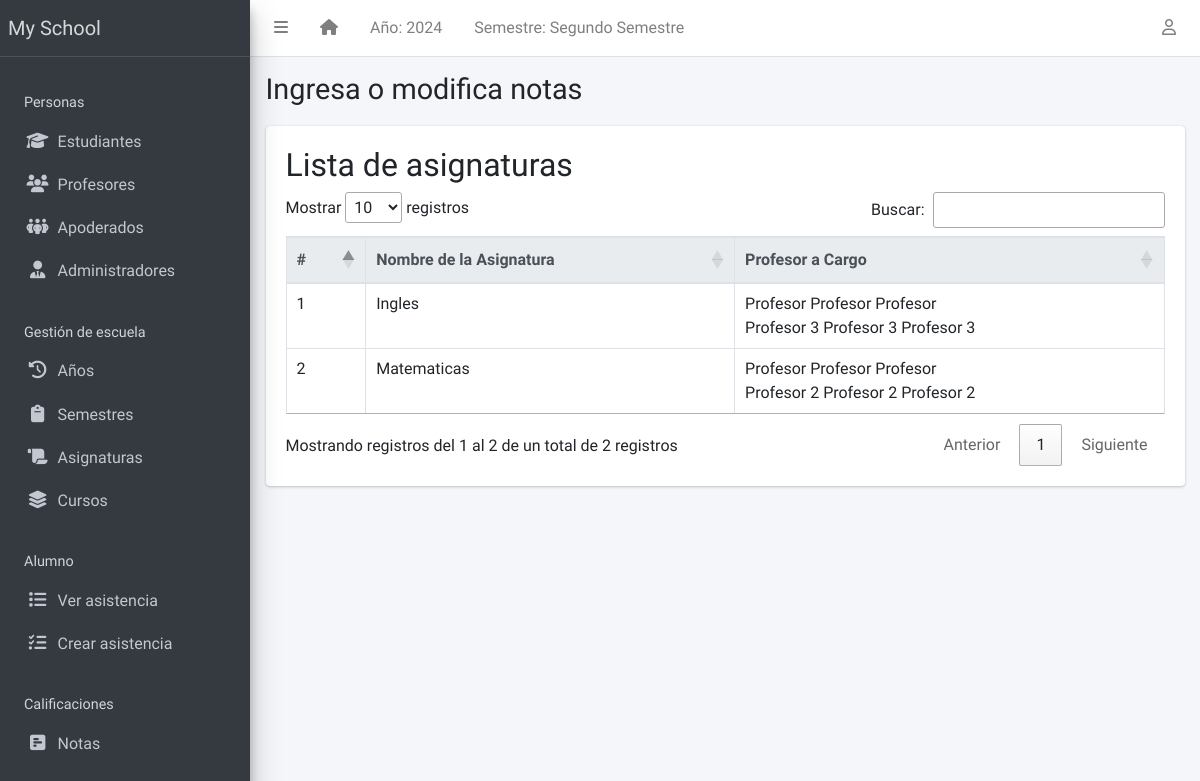
Screenshot of /result/subject_list/ with the database file from the repository.
### apps/corecode/models.py (models this page shows, shortened)
class AcademicSession(models.Model):
    name = models.CharField(max_length=200, unique=True)
    current = models.BooleanField(default=True)
    class Meta:
        ordering = ["-name"]

class AcademicTerm(models.Model):
    name = models.CharField(max_length=20, unique=True)
    current = models.BooleanField(default=True)
    class Meta:
        ordering = ["name"]

class SiteConfig(models.Model):
    key = models.SlugField()
    value = models.CharField(max_length=200)

class Subject(models.Model):
    name = models.CharField(max_length=200, unique=True, verbose_name="Nombre")
    class Meta:
        ordering = ["name"]

### apps/teachers/models.py (models this page shows, shortened)
class Teacher(models.Model):
    STATUS = [("activo", "Activo"), ("inactivo", "Inactivo")]
    GENDER = [("masculino", "Masculino"), ("femenino", "Femenino")]
    rut_regex = RegexValidator(
        regex=r"^\d{1,2}\d{3}\d{3}-[0-9kK]{1}$",
        message="El RUT debe estar en el formato 'XXXXXXXX-X'"
    )
    rut = models.CharField(max_length=12, unique=True, validators=[rut_regex], blank=True)
    estado = models.CharField(max_length=10, choices=STATUS, default="activo")
    apellido_paterno = models.CharField(max_length=200)
    apellido_materno = models.CharField(max_length=200)
    nombres = models.CharField(max_length=200, blank=True)
    sexo = models.CharField(max_length=10, choices=GENDER, default="masculino")
    fecha_nacimiento = models.DateField(default=timezone.now)
    fecha_admision = models.DateField(default=timezone.now)
    telefono_regex = RegexValidator(
        regex="^[0-9]{9,15}$", message="El número de teléfono no tiene el formato correcto."
    )
    telefono = models.CharField(
        validators=[telefono_regex], max_length=15, blank=True
    )
    direccion = models.TextField(blank=True)
    observaciones = models.TextField(blank=True)
    email = models.EmailField(
        max_length=254, unique=True, validators=[EmailValidator()],
        blank=True, null=True
    )
    foto = models.ImageField(blank=True, upload_to="students/fotos/")
    subjects = models.ManyToManyField(Subject, related_name="teachers", blank=True)
    class Meta:
        ordering = ["apellido_paterno", "apellido_materno", "nombres"]

### apps/result/views.py (the view)
# urls.py: path('subject_list/', subject_list, name='subject_list'),
def subject_list(request):
    subjects = Subject.objects.prefetch_related('teachers').all()
    return render(request, 'result/subject_list.html', {'subjects': subjects})

### apps/corecode/context_processors.py (called while the page is built)
def site_defaults(request):
    current_session = AcademicSession.objects.get(current=True)
    current_term = AcademicTerm.objects.get(current=True)
    vals = SiteConfig.objects.all()
    contexts = {
        "current_session": current_session.name,
        "current_term": current_term.name,
    }
    for val in vals:
        contexts[val.key] = val.value
    return contexts

### apps/templatetags/user_groups.py (called while the page is built)
@register.filter
def in_group(user, group_id):
    return user.groups.filter(id=group_id).exists()

### apps/result/templates/result/subject_list.html (shortened to what this page needs)
{% extends 'base.html' %}
{% block title %}Ingresa o modifica notas{% endblock title %}
{% block content %}
<h2>Lista de asignaturas</h2>
<div class="table-responsive">
  <table id="subjectTable" class="table table-bordered table-hover" data-page-length='10'>
    <thead class="thead-light">
      <tr>
        <th>#</th>
        <th>Nombre de la Asignatura</th>
        <th>Profesor a Cargo</th>
      </tr>
    </thead>
    <tbody>
      {% for subject in subjects %}
        <tr class="clickable-row" data-href="{% url 'create_result' subject.id %}">
          <td>{{ forloop.counter }}</td>
          <td>{{ subject.name }}</td>
          <td>
            {% for teacher in subject.teachers.all %}
              {{ teacher.nombres }} {{ teacher.apellido_paterno }} {{ teacher.apellido_materno }}
              {% if not forloop.last %}<br>{% endif %}
            {% empty %}
              Sin profesor asignado
            {% endfor %}
          </td>
        </tr>
      {% endfor %}
    </tbody>
  </table>
</div>
{% endblock content %}
{% block morejs %}
<link rel="stylesheet" href="//cdn.datatables.net/1.10.25/css/jquery.dataTables.min.css"/>
{% endblock morejs %}

### templates/base.html (shortened to what this page needs)
{% load static %}
{% load custom_templatetag %}
<!DOCTYPE html>
<html lang="en">
<head>
  <link rel="stylesheet" href="https://cdnjs.cloudflare.com/ajax/libs/dropzone/5.9.3/dropzone.min.css">
  <link rel="stylesheet" href="https://cdnjs.cloudflare.com/ajax/libs/font-awesome/6.6.0/css/all.min.css" />
  <link rel="stylesheet"
    href="{% static 'plugins/overlayScrollbars/css/OverlayScrollbars.min.css' %}">
  <link rel="stylesheet" href="{% static 'plugins/Datatables/datatables.min.css' %}" />
  <link rel="stylesheet" href="{% static 'dist/css/adminlte.min.css' %}">
</head>
<body
  class="hold-transition sidebar-mini layout-fixed layout-navbar-fixed layout-footer-fixed">
  <div class="wrapper">
    <nav class="main-header navbar navbar-expand navbar-white navbar-light">
      <ul class="navbar-nav">
        <li class="nav-item">
          <a class="nav-link" data-widget="pushmenu" href="#" role="button"><i
              class="fas fa-bars"></i></a>
        </li>
        <li class="nav-item d-none d-sm-inline-block">
          <a href="{% url 'home' %} " class="nav-link"><i class="fa fa-home"></i></a>
        </li>
        <li class="nav-item d-none d-sm-inline-block">
          <a href="{% url 'current-session' %}" class="nav-link">Año: {{ current_session }}</a>
        </li>
        <li class="nav-item d-none d-sm-inline-block">
          <a href="{% url 'current-session' %}" class="nav-link">Semestre: {{ current_term }}</a>
        </li>
      </ul>
      <ul class="navbar-nav ml-auto">
        <li class="nav-item dropdown">
          <a class="nav-link" data-toggle="dropdown" href="#">
            <i class="far fa-user"></i>
          </a>
        </li>
      </ul>
    </nav>
    <aside class="main-sidebar sidebar-dark-primary elevation-4">
      <a href="{% url 'home' %}" class="brand-link">{{ school_name | default:"MySchool" }}</a>
      <div class="sidebar">
        <nav class="mt-2">
          <ul class="nav nav-pills nav-sidebar flex-column" data-widget="treeview" role="menu" data-accordion="false">
            <li class="nav-header" style="padding: 1.7rem 1rem .5rem;">Personas</li>
            <li class="nav-item">
              <a href="{% url 'student-list' %}" class="nav-link">
                <i class="nav-icon fas fa-graduation-cap"></i>
                <p>
                  Estudiantes
                </p>
              </a>
            </li>
            <li class="nav-item">
              <a href="{% url 'teacher-list' %}" class="nav-link">
                <i class="nav-icon fas fa-users"></i>
                <p>
                  Profesores
                </p>
              </a>
            </li>
            <li class="nav-item">
              <a href="{% url 'representatives-list' %}" class="nav-link">
                <i class="nav-icon fas fa-people-group"></i>
                <p>
                  Apoderados
                </p>
              </a>
            </li>
            <li class="nav-item">
              <a href="{% url 'staff-list' %}" class="nav-link">
                <i class="nav-icon fas fa-user-tie"></i>
                <p>
                  Administradores
                </p>
              </a>
            </li>
            <li class="nav-header">Gestión de escuela</li>
            <li class="nav-item">
              <a href="{% url 'sessions' %}" class="nav-link">
                <i class="nav-icon fas fa-clock-rotate-left"></i>
                <p>
                  Años
                </p>
              </a>
            </li>
            <li class="nav-item">
              <a href="{% url 'terms' %}" class="nav-link">
                <i class="nav-icon fas fa-clipboard"></i>
                <p>
                  Semestres
                </p>
              </a>
            </li>
            <li class="nav-item">
              <a href="{% url 'subjects' %}" class="nav-link">
                <i class="nav-icon fas fa-scroll"></i>
                <p>
                  Asignaturas
                </p>
              </a>
            </li>
            <li class="nav-item">
              <a href="{% url 'classes' %}" class="nav-link">
                <i class="nav-icon fas fa-layer-group"></i>
                <p>
                  Cursos
                </p>
              </a>
            </li>
            <li class="nav-header" style="padding: 1.7rem 1rem .5rem;">Alumno</li>
            <li class="nav-item">
              <a href="{% url 'attendance-list' %}" class="nav-link">
                <i class="nav-icon fas fa-list"></i>
                <p>
                  Ver asistencia
                </p>
              </a>
            </li>
            <li class="nav-item">
              <a href="{% url 'attendance-list' %}" class="nav-link">
                <i class="nav-icon fas fa-list-check"></i>
                <p>
                  Crear asistencia
                </p>
              </a>
            </li>
            <li class="nav-header">Calificaciones</li>
            <li class="nav-item">
              <a href="{% url 'subject_list' %}" class="nav-link">
                <i class="nav-icon fas fa-square-poll-horizontal"></i>
                <p>
                  Notas
                </p>
              </a>
            </li>
            <li class="nav-header">Anuncios</li>
          </ul>
        </nav>
      </div>
    </aside>
    <div class="content-wrapper">
      <section class="content-header">
        <div class="container-fluid">
          <div class="row mb-1">
            <div class="col-sm-8">
              <h1>{% block title %}{% endblock title %}</h1>
            </div>
            <div class="col-sm-4">
            </div>
          </div>
        </div>
      </section>
      <section class="content">
        <div class="container-fluid">
          <div class="row">
            <div class="col-md-12">
              {% block fullcard %}
              <div class="card">
                <div class="card-body">
                  <div class="row">
                    <div class="col">
                      {% block content %}
                      {% endblock content %}
                    </div>
                  </div>
                </div>
              </div>
              {% endblock fullcard %}
            </div>
          </div>
        </div>
      </section>
    </div>
  </div>
  {% block morejs %}
  {% endblock morejs %}
</body>
</html>

### rows the page displays
AcademicSession: name "2024"
AcademicTerm: name "Segundo Semestre"
SiteConfig: value "My School"
Subject: name "Ingles"
Teacher: nombres "Profesor", apellido_paterno "Profesor", apellido_materno "Profesor"
Teacher: nombres "Profesor 3", apellido_paterno "Profesor 3", apellido_materno "Profesor 3"
Subject: name "Matematicas"
Teacher: nombres "Profesor 2", apellido_paterno "Profesor 2", apellido_materno "Profesor 2"
